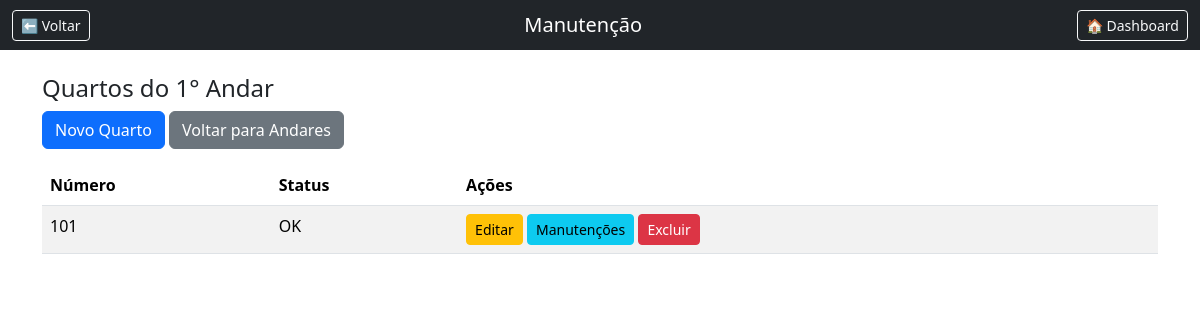
Before: /andares/1/quartos with the older database file.
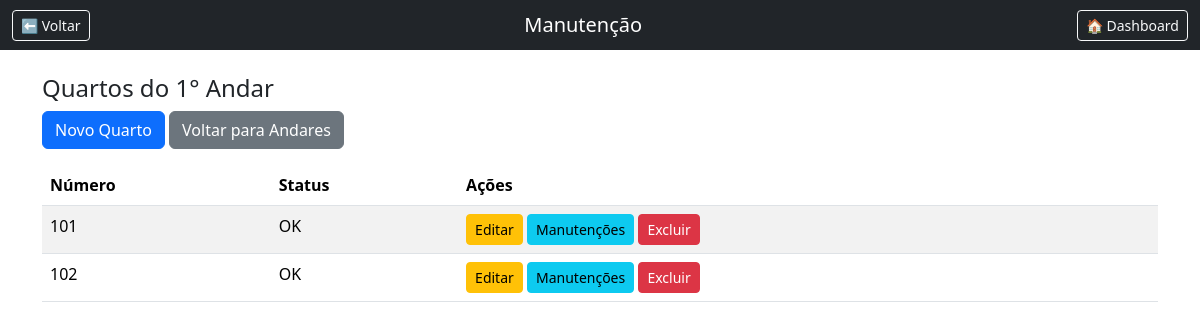
After: the same page with the newer database file.
### models/andar.py (models this page shows)
class Andar(db.Model):
    __tablename__ = "andares"
    id = db.Column(db.Integer, primary_key=True)
    nome = db.Column(db.String(50), nullable=False)
    quartos = db.relationship("Quarto", backref="andar", lazy=True)

### models/quarto.py (models this page shows)
class Quarto(db.Model):
    __tablename__ = "quartos"
    id = db.Column(db.Integer, primary_key=True)
    numero = db.Column(db.String(10), nullable=False)
    status = db.Column(db.String(20), default="OK")
    andar_id = db.Column(db.Integer, db.ForeignKey("andares.id"), nullable=False)
    manutencoes = db.relationship(
        "Manutencao",
        backref="quarto",
        lazy=True,
        cascade="all, delete"
    )

### routes/andares.py (the view)
@andares_bp.route("/<int:andar_id>/quartos")
def quartos_do_andar(andar_id):
    andar = Andar.query.get_or_404(andar_id)
    quartos = Quarto.query.filter_by(andar_id=andar_id).all()
    return render_template(
        "quartos/list.html",
        andar=andar,
        quartos=quartos
    )

### templates/quartos/list.html
{% extends "base.html" %}
{% block content %}
<h4>Quartos do {{ andar.nome }}</h4>
<a href="{{ url_for('quartos.novo_no_andar', andar_id=andar.id) }}"
   class="btn btn-primary mb-3">
    Novo Quarto
</a>
<a href="{{ url_for('andares.listar') }}"
   class="btn btn-secondary mb-3">
    Voltar para Andares
</a>
<table class="table table-striped">
    <thead>
        <tr>
            <th>Número</th>
            <th>Status</th>
            <th>Ações</th>
        </tr>
    </thead>
    <tbody>
    {% for quarto in quartos %}
        <tr>
            <td>{{ quarto.numero }}</td>
            <td>{{ quarto.status }}</td>
            <td>
                <a href="{{ url_for('quartos.editar', id=quarto.id) }}"
                   class="btn btn-sm btn-warning">
                    Editar
                </a>
                <a href="{{ url_for('quartos.manutencoes_do_quarto', quarto_id=quarto.id) }}"
                    class="btn btn-sm btn-info">
                        Manutenções
                </a>
                <a href="{{ url_for('quartos.excluir', id=quarto.id) }}"
                   class="btn btn-sm btn-danger"
                   onclick="return confirm('Excluir quarto?')">
                    Excluir
                </a>
            </td>
        </tr>
    {% endfor %}
    </tbody>
</table>
{% endblock %}

### templates/base.html (shortened to what this page needs)
<!DOCTYPE html>
<html lang="pt-br">
<head>
    <link href="https://cdn.jsdelivr.net/npm/bootstrap@5.3.2/dist/css/bootstrap.min.css" rel="stylesheet">
</head>
<body>
<nav class="navbar navbar-dark bg-dark">
    <div class="container-fluid d-flex justify-content-between align-items-center">
        <button
            class="btn btn-outline-light btn-sm"
            onclick="window.history.back()">
            ⬅ Voltar
        </button>
        <span class="navbar-brand mb-0 h1 mx-auto">
            Manutenção
        </span>
        <a href="{{ url_for('dashboard') }}"
           class="btn btn-outline-light btn-sm">
            🏠 Dashboard
        </a>
    </div>
</nav>
<div class="container mt-4">
    {% block content %}{% endblock %}
</div>
</body>
</html>

Changed rows visible on the page:
added Quarto: numero "102", status "OK"
